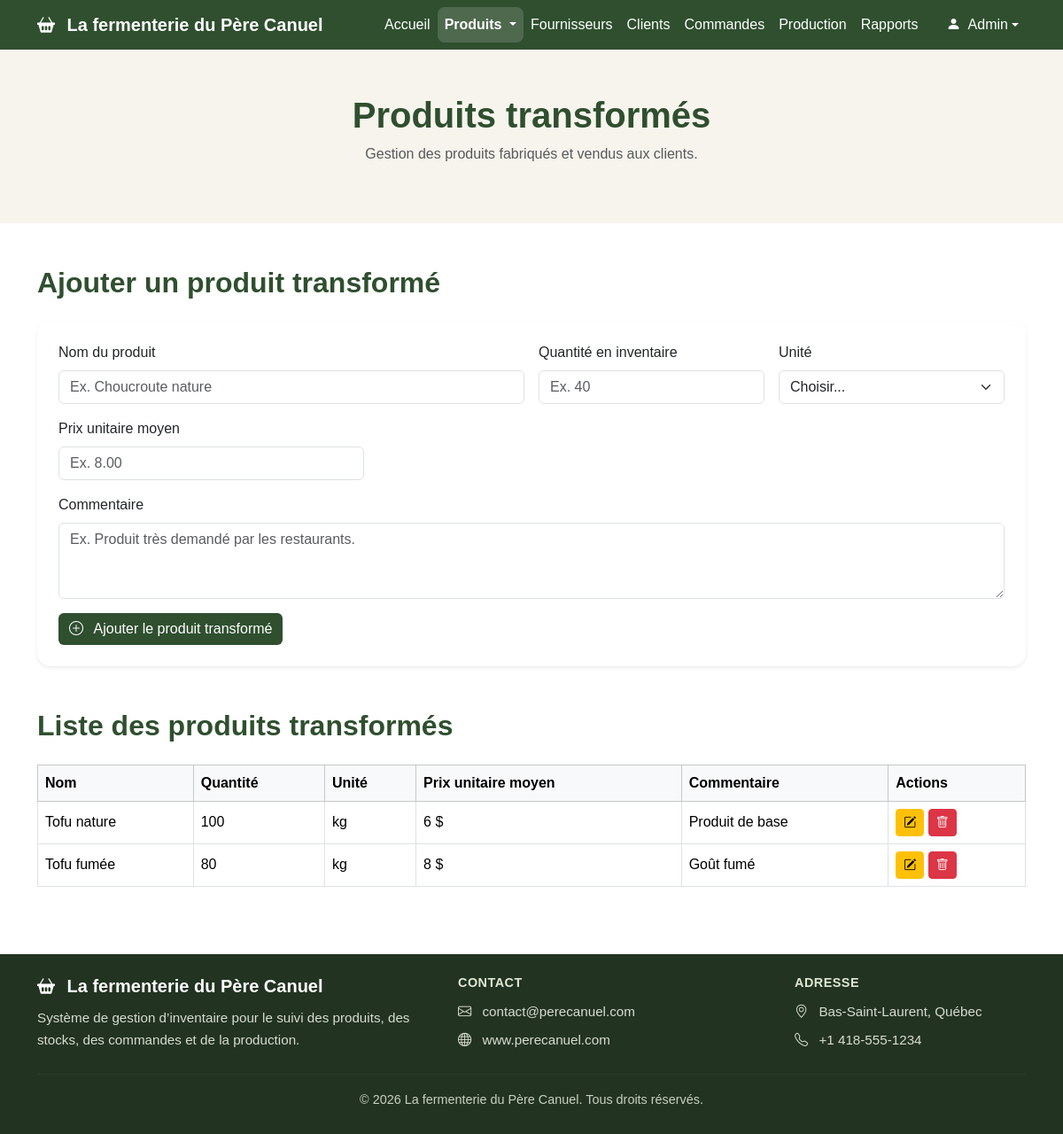
The page /produits-transformes.php on the database its author committed.
### tables this page shows
CREATE TABLE `produittransforme` (
  `id_produit_transforme` int(11) NOT NULL,
  `nom` varchar(100) DEFAULT NULL,
  `quantite_stock` float DEFAULT NULL,
  `unite_mesure` varchar(50) DEFAULT NULL,
  `prix_unitaire_moyen` float DEFAULT NULL,
  `commentaire` text DEFAULT NULL
);

### produits-transformes.php (the view, shortened to what this page needs)
<?php
require_once "liaisonBD.php";
$sql = "SELECT * FROM produittransforme";
$stmt = $pdo->query($sql);
$produits_transformes = $stmt->fetchAll(PDO::FETCH_ASSOC);
?>
<!DOCTYPE html>
<html lang="fr">
<head>
  <link href="https://cdn.jsdelivr.net/npm/bootstrap@5.3.3/dist/css/bootstrap.min.css" rel="stylesheet">
  <link href="https://cdn.jsdelivr.net/npm/bootstrap-icons@1.11.3/font/bootstrap-icons.css" rel="stylesheet">
  <link type="text/css" rel="stylesheet" href="styles/produits-transformes.css"/>
</head>
<body>
<nav class="navbar navbar-expand-lg navbar-dark">
  <div class="container">
    <a class="navbar-brand fw-bold" href="index.php">
      <i class="bi bi-basket2-fill me-2"></i>
      La fermenterie du Père Canuel
    </a>
    <div class="collapse navbar-collapse" id="navbarMenu">
      <ul class="navbar-nav ms-auto">
        <li class="nav-item">
          <a class="nav-link" href="index.php">Accueil</a>
        </li>
        <li class="nav-item dropdown">
          <a class="nav-link dropdown-toggle active" href="#" id="produitsDropdown" role="button" data-bs-toggle="dropdown">
            Produits
          </a>
        </li>
        <li class="nav-item"><a class="nav-link" href="fournisseurs.php">Fournisseurs</a></li>
        <li class="nav-item"><a class="nav-link" href="clients.php">Clients</a></li>
        <li class="nav-item"><a class="nav-link" href="commandes.php">Commandes</a></li>
        <li class="nav-item"><a class="nav-link" href="production.php">Production</a></li>
        <li class="nav-item"><a class="nav-link" href="rapports.php">Rapports</a></li>
        <li class="nav-item dropdown ms-lg-3">
          <a class="nav-link dropdown-toggle d-flex align-items-center" href="#" id="userDropdown" role="button" data-bs-toggle="dropdown">
            <span class="user-avatar me-2">
              <i class="bi bi-person-fill"></i>
            </span>
            Admin
          </a>
        </li>
      </ul>
    </div>
  </div>
</nav>
<header class="page-header">
  <div class="container">
    <h1>Produits transformés</h1>
    <p class="text-muted">
      Gestion des produits fabriqués et vendus aux clients.
    </p>
  </div>
</header>
<main class="container my-5">
  <section class="mb-5">
    <h2 class="section-title mb-4">Ajouter un produit transformé</h2>
    <div class="card shadow-sm p-4">
      <form method="POST">
        <div class="row g-3">
          <div class="col-md-6">
            <label class="form-label">Nom du produit</label>
            <input
              type="text"
              class="form-control"
              name="nom"
              placeholder="Ex. Choucroute nature"
              required
            >
          </div>
          <div class="col-md-3">
            <label class="form-label">Quantité en inventaire</label>
            <input
              type="number"
              class="form-control"
              name="quantite_stock"
              placeholder="Ex. 40"
              required
            >
          </div>
          <div class="col-md-3">
            <label class="form-label">Unité</label>
            <select class="form-select" name="unite_mesure" required>
              <option value="">Choisir...</option>
            </select>
          </div>
          <div class="col-md-4">
            <label class="form-label">Prix unitaire moyen</label>
            <input
              type="number"
              step="0.01"
              class="form-control"
              name="prix_unitaire_moyen"
              placeholder="Ex. 8.00"
              required
            >
          </div>
          <div class="col-12">
            <label class="form-label">Commentaire</label>
            <textarea
              class="form-control"
              name="commentaire"
              rows="3"
              placeholder="Ex. Produit très demandé par les restaurants."
            ></textarea>
          </div>
          <div class="col-12">
            <button type="submit" name="ajouter" class="btn btn-principal">
              <i class="bi bi-plus-circle me-2"></i>
              Ajouter le produit transformé
            </button>
          </div>
        </div>
      </form>
    </div>
  </section>
  <section>
    <h2 class="section-title mb-4">Liste des produits transformés</h2>
    <div class="table-responsive">
      <table class="table table-bordered align-middle">
        <thead class="table-light">
          <tr>
            <th>Nom</th>
            <th>Quantité</th>
            <th>Unité</th>
            <th>Prix unitaire moyen</th>
            <th>Commentaire</th>
            <th>Actions</th>
          </tr>
        </thead>
        <tbody>
          <?php foreach ($produits_transformes as $produit): ?>
            <tr>
              <td><?= htmlspecialchars($produit["nom"]) ?></td>
              <td><?= htmlspecialchars($produit["quantite_stock"]) ?></td>
              <td><?= htmlspecialchars($produit["unite_mesure"]) ?></td>
              <td><?= htmlspecialchars($produit["prix_unitaire_moyen"]) ?> $</td>
              <td><?= htmlspecialchars($produit["commentaire"]) ?></td>
              <td class="actions-cell">
                <a
                  href="?modifier=<?= $produit["id_produit_transforme"] ?>"
                  class="btn btn-sm btn-warning"
                >
                  <i class="bi bi-pencil-square"></i>
                </a>
                <a
                  href="?supprimer=<?= $produit["id_produit_transforme"] ?>"
                  class="btn btn-sm btn-danger"
                >
                  <i class="bi bi-trash"></i>
                </a>
              </td>
            </tr>
          <?php endforeach; ?>
        </tbody>
      </table>
    </div>
  </section>
</main>
<footer class="footer-pro">
  <div class="container py-4">
    <div class="row gy-4 align-items-center">
      <div class="col-lg-5 col-md-12">
        <h5 class="footer-title">
          <i class="bi bi-basket2-fill me-2"></i>
          La fermenterie du Père Canuel
        </h5>
        <p class="footer-text mb-0">
          Système de gestion d’inventaire pour le suivi des produits,
          des stocks, des commandes et de la production.
        </p>
      </div>
      <div class="col-lg-4 col-md-12">
        <h6 class="footer-subtitle">Contact</h6>
        <p class="footer-text mb-2">
          <i class="bi bi-envelope me-2"></i>
          contact@perecanuel.com
        </p>
        <p class="footer-text mb-0">
          <i class="bi bi-globe me-2"></i>
          www.perecanuel.com
        </p>
      </div>
      <div class="col-lg-3 col-md-12">
        <h6 class="footer-subtitle">Adresse</h6>
        <p class="footer-text mb-2">
          <i class="bi bi-geo-alt me-2"></i>
          Bas-Saint-Laurent, Québec
        </p>
        <p class="footer-text mb-0">
          <i class="bi bi-telephone me-2"></i>
          +1 418-555-1234
        </p>
      </div>
    </div>
    <hr class="footer-line">
    <div class="text-center">
      <p class="footer-bottom mb-1">
        © 2026 La fermenterie du Père Canuel. Tous droits réservés.
      </p>
    </div>
  </div>
</footer>
</body>
</html>

### styles/produits-transformes.css (style rules this page uses)
body { font-family: Arial, Helvetica, sans-serif; background-color: #ffffff; }
.navbar { background-color: #2f4f2f; }
.navbar-brand, .nav-link { color: white !important; font-weight: 500; }
.navbar .nav-link.active { color: #ffffff; font-weight: 700; background-color: rgba(255, 255, 255, 0.15); border-radius: 8px; }
.page-header { background-color: #f7f4ed; padding: 50px 0; text-align: center; }
.page-header h1 { color: #2f4f2f; font-weight: 700; }
.section-title { color: #2f4f2f; font-weight: 700; }
.btn-principal { background-color: #2f4f2f; color: white; border: none; }
.card { border-radius: 15px; border: none; }
.actions-cell { padding: 0%; }
.footer-pro { background-color: #223322; color: #ffffff; margin-top: 60px; }
.footer-title { font-weight: 700; color: #ffffff; margin-bottom: 12px; }
.footer-subtitle { font-weight: 700; color: #dfe8d2; margin-bottom: 12px; text-transform: uppercase; font-size: 0.9rem; letter-spacing: 0.5px; }
.footer-text { color: #d8ddd0; font-size: 0.95rem; line-height: 1.6; }
.footer-line { border-color: rgba(255, 255, 255, 0.2); margin: 25px 0 18px; }
.footer-bottom { color: #c8d0c0; font-size: 0.9rem; }

### rows shown on the page
produittransforme: nom "Tofu nature", quantite_stock "100", unite_mesure "kg", prix_unitaire_moyen "6", commentaire "Produit de base"
produittransforme: nom "Tofu fumée", quantite_stock "80", unite_mesure "kg", prix_unitaire_moyen "8", commentaire "Goût fumé"
